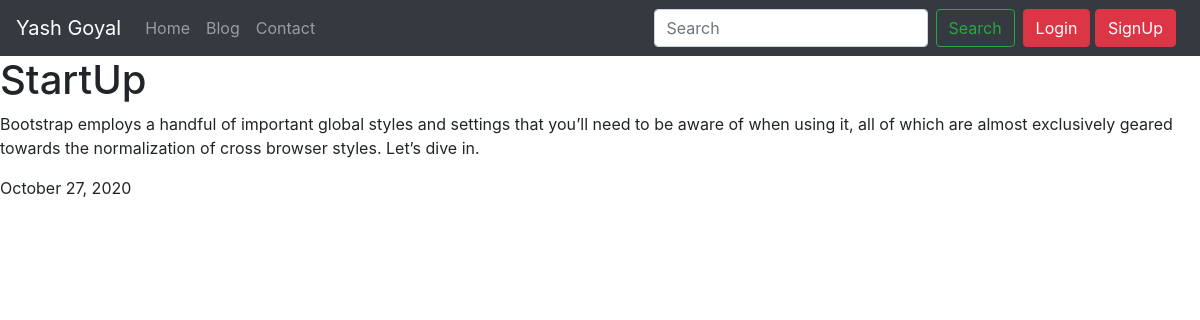
The app's page /blog/post/3, older data.
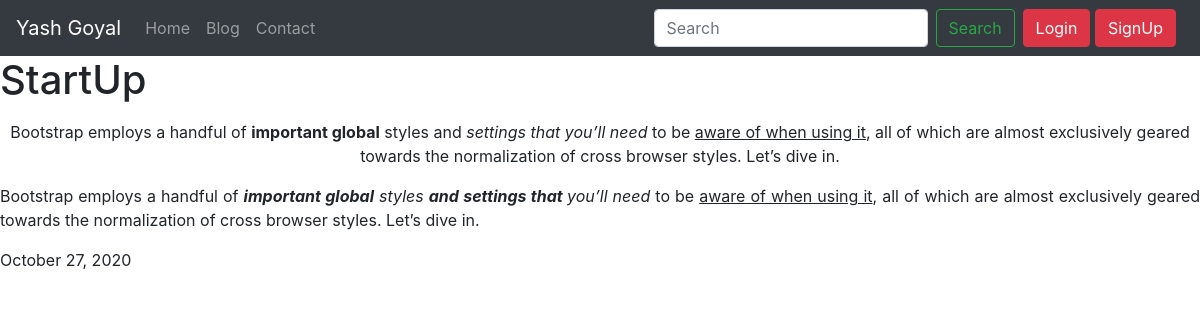
The same page, newer data.
### main/models.py (models this page shows)
class Post(models.Model):
    title = models.CharField(max_length=300)
    content = RichTextField()
    posted_date = models.DateTimeField(auto_now_add=True)

### main/views.py (the view)
# urls.py: path('blog/post/<int:post_id>', views.post, name = "post"),
def post(request, post_id=None):
    post = get_object_or_404(Post, id=post_id)
    context = {'post':post}
    return render(request, 'main/post.html', context)

### main/templates/main/post.html (shortened to what this page needs)
{% extends 'main/index.html' %}
{% block main-content %}
<h1>{{post.title}}</h1>
<p>{{post.content|safe}}</p>
<p>{{post.posted_date|date:"F d, Y"}}</p>
{% endblock %}

Row changes from the older to the newer data that the page shows:
changed Post "StartUp": content "…aware of when using it, all of which are…" → "…aware of when using it , all of which are almost exclusively geared towards the normalization of cross browser styles. Let’s dive in. Bootstrap employs a handful of important global styles and settings that you’ll need to be aware of when using it , all of which are…"
